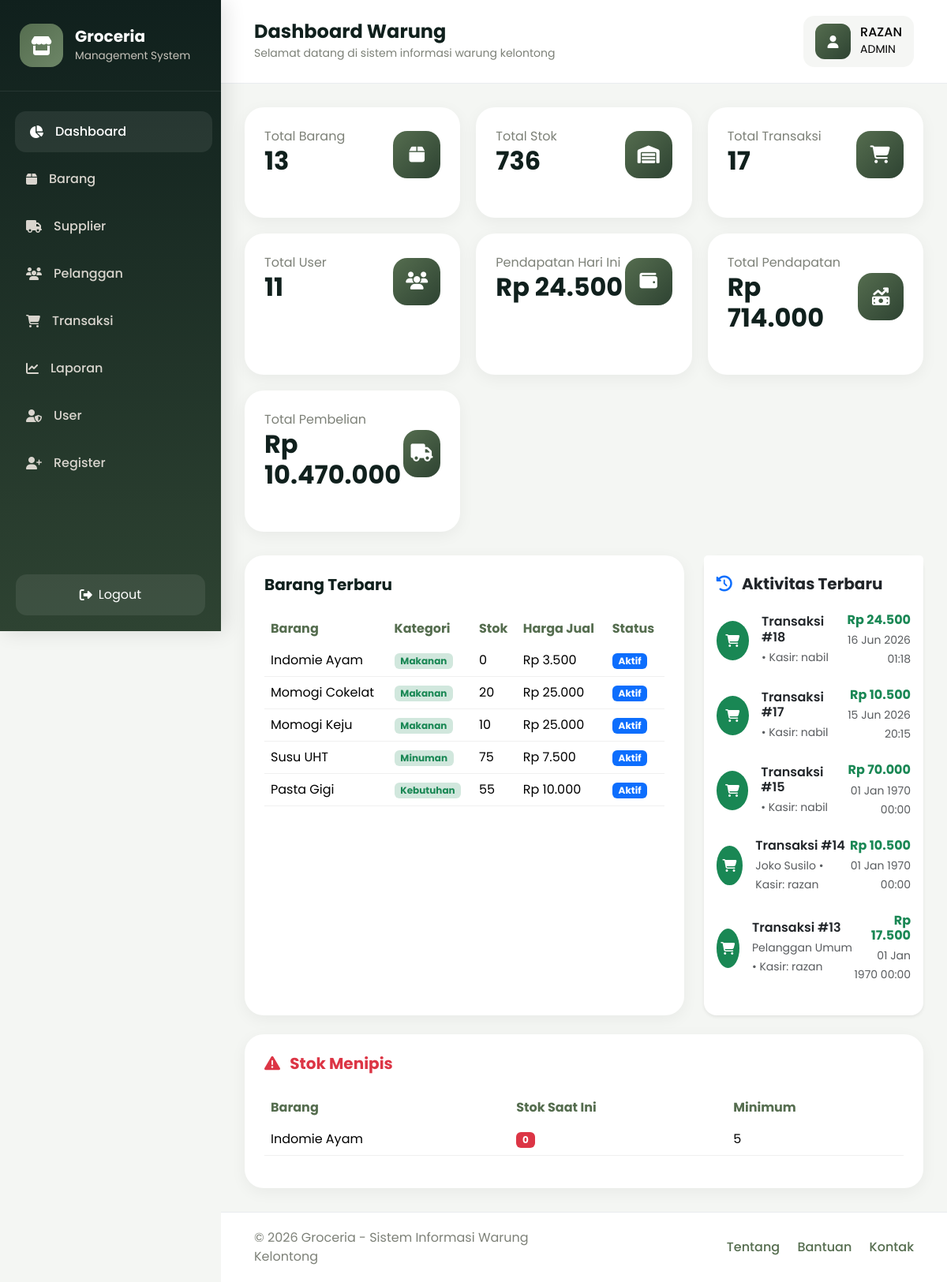
Page /dashboard/admin.php (signed in) on the committed database.
### tables this page shows
CREATE TABLE `stok` (
  `id_stok` int(11) NOT NULL,
  `id_barang` int(11) DEFAULT NULL,
  `jumlah_stok` int(11) DEFAULT NULL,
  `stok_minimum` int(11) DEFAULT NULL,
  `terakhir_diupdate` datetime DEFAULT NULL
);

CREATE TABLE `barang` (
  `id_barang` int(11) NOT NULL,
  `nama_barang` varchar(100) DEFAULT NULL,
  `kategori` varchar(50) DEFAULT NULL,
  `harga_beli` int(11) DEFAULT NULL,
  `harga_jual` int(11) DEFAULT NULL,
  `satuan` varchar(20) DEFAULT NULL,
  `tanggal_ditambahkan` date DEFAULT NULL,
  `status_barang` enum('aktif','nonaktif') DEFAULT NULL
);

CREATE TABLE `transaksi` (
  `id_transaksi` int(11) NOT NULL,
  `tanggal` datetime DEFAULT current_timestamp(),
  `id_pelanggan` int(11) DEFAULT NULL,
  `id_user` int(11) DEFAULT NULL,
  `total_harga` int(11) DEFAULT NULL,
  `diskon` int(11) DEFAULT 0,
  `total_bayar` int(11) DEFAULT 0,
  `poin_didapat` int(11) DEFAULT 0,
  `bayar` int(11) DEFAULT NULL,
  `kembalian` int(11) DEFAULT NULL
);

CREATE TABLE `user` (
  `id_user` int(11) NOT NULL,
  `email` varchar(100) DEFAULT NULL,
  `username` varchar(50) DEFAULT NULL,
  `password` varchar(255) DEFAULT NULL,
  `role` enum('admin','kasir') DEFAULT NULL
);

CREATE TABLE `pelanggan` (
  `id_pelanggan` int(11) NOT NULL,
  `nama_pelanggan` varchar(100) DEFAULT NULL,
  `alamat` text DEFAULT NULL,
  `no_hp` varchar(20) DEFAULT NULL,
  `poin_member` int(11) DEFAULT NULL
);

### dashboard/admin.php (the view, shortened to what this page needs)
<?php
require '../config/koneksi.php';
$total_barang = mysqli_num_rows(
    mysqli_query($conn, "SELECT * FROM barang")
);
$total_transaksi = mysqli_num_rows(
    mysqli_query($conn, "SELECT * FROM transaksi")
);
$total_user = mysqli_num_rows(
    mysqli_query($conn, "SELECT * FROM user")
);
$query_total_stok = mysqli_query($conn,"
    SELECT SUM(jumlah_stok) AS total_stok
    FROM stok
");
$data_total_stok = mysqli_fetch_assoc($query_total_stok);
$total_stok = $data_total_stok['total_stok'];
function pendapatan_harian($conn){
    $query = mysqli_query($conn,"
        SELECT SUM(detail_transaksi.subtotal) AS total
        FROM detail_transaksi
        JOIN transaksi
        ON detail_transaksi.id_transaksi = transaksi.id_transaksi
        WHERE DATE(transaksi.tanggal) = CURDATE()
    ");
    $data = mysqli_fetch_assoc($query);
    return $data['total'] ?? 0;
}
function pendapatan_total($conn){
    $query = mysqli_query($conn,"
        SELECT SUM(subtotal) AS total_pendapatan
        FROM detail_transaksi
    ");
    $data = mysqli_fetch_assoc($query);
    return $data['total_pendapatan'] ?? 0;
}
function total_pembelian($conn){
    $query = mysqli_query($conn,"
        SELECT SUM(total_pembelian) AS total_belanja
        FROM pembelian
    ");
    $data = mysqli_fetch_assoc($query);
    return $data['total_belanja'] ?? 0;
}
$total_harian = pendapatan_harian($conn);
$total_pendapatan = pendapatan_total($conn);
$total_belanja = total_pembelian($conn);
$query_barang_terbaru = mysqli_query($conn,"
    SELECT
        barang.*,
        stok.jumlah_stok
    FROM barang
    LEFT JOIN stok
    ON barang.id_barang = stok.id_barang
    ORDER BY barang.id_barang DESC
    LIMIT 5
");
$query_stok_menipis = mysqli_query($conn,"
    SELECT
        barang.nama_barang,
        stok.jumlah_stok,
        stok.stok_minimum
    FROM stok
    JOIN barang
    ON stok.id_barang = barang.id_barang
    WHERE stok.jumlah_stok <= stok.stok_minimum
    ORDER BY stok.jumlah_stok ASC
    LIMIT 5
");
$query_aktivitas = mysqli_query($conn,"
    SELECT
        transaksi.id_transaksi,
        transaksi.tanggal,
        transaksi.total_harga,
        transaksi.bayar,
        transaksi.kembalian,
        pelanggan.nama_pelanggan,
        user.username
    FROM transaksi
    LEFT JOIN pelanggan
    ON transaksi.id_pelanggan = pelanggan.id_pelanggan
    LEFT JOIN user
    ON transaksi.id_user = user.id_user
    ORDER BY transaksi.id_transaksi DESC
    LIMIT 5
");
?>
<!DOCTYPE html>
<html lang="id">
<head>
    <link href="https://cdn.jsdelivr.net/npm/bootstrap@5.3.3/dist/css/bootstrap.min.css"
          rel="stylesheet">
    <link rel="stylesheet"
          href="https://cdnjs.cloudflare.com/ajax/libs/font-awesome/6.5.1/css/all.min.css">
    <link rel="stylesheet"
          href="../assets/css/admin.css">
</head>
<body>
<div class="dashboard-wrapper">
    <?php include '../templates/sidebar.php'; ?>
    <div class="main-content">
        <?php include '../templates/navbar.php'; ?>
        <div class="content">
            <div class="stats-grid">
                <div class="stats-card">
                    <div class="stats-top">
                        <div>
                            <p>Total Barang</p>
                            <h3>
                                <?= $total_barang; ?>
                            </h3>
                        </div>
                        <div class="stats-icon">
                            <i class="fas fa-box"></i>
                        </div>
                    </div>
                </div>
                <div class="stats-card">
                    <div class="stats-top">
                        <div>
                            <p>Total Stok</p>
                            <h3>
                                <?= $total_stok; ?>
                            </h3>
                        </div>
                        <div class="stats-icon">
                            <i class="fas fa-warehouse"></i>
                        </div>
                    </div>
                </div>
                <div class="stats-card">
                    <div class="stats-top">
                        <div>
                            <p>Total Transaksi</p>
                            <h3>
                                <?= $total_transaksi; ?>
                            </h3>
                        </div>
                        <div class="stats-icon">
                            <i class="fas fa-cart-shopping"></i>
                        </div>
                    </div>
                </div>
                <div class="stats-card">
                    <div class="stats-top">
                        <div>
                            <p>Total User</p>
                            <h3>
                                <?= $total_user; ?>
                            </h3>
                        </div>
                        <div class="stats-icon">
                            <i class="fas fa-users"></i>
                        </div>
                    </div>
                </div>
                <div class="stats-card">
                    <div class="stats-top">
                        <div>
                            <p>Pendapatan Hari Ini</p>
                            <h3>
                                Rp <?= number_format($total_harian,0,',','.'); ?>
                            </h3>
                        </div>
                        <div class="stats-icon">
                            <i class="fas fa-wallet"></i>
                        </div>
                    </div>
                </div>
                <div class="stats-card">
                    <div class="stats-top">
                        <div>
                            <p>Total Pendapatan</p>
                            <h3>
                                Rp <?= number_format($total_pendapatan,0,',','.'); ?>
                            </h3>
                        </div>
                        <div class="stats-icon">
                            <i class="fas fa-money-bill-trend-up"></i>
                        </div>
                    </div>
                </div>
                <div class="stats-card">
                    <div class="stats-top">
                        <div>
                            <p>Total Pembelian</p>
                            <h3>
                                Rp <?= number_format($total_belanja,0,',','.'); ?>
                            </h3>
                        </div>
                        <div class="stats-icon">
                            <i class="fas fa-truck"></i>
                        </div>
                    </div>
                </div>
            </div>
            <div class="dashboard-grid">
                <div class="dashboard-card">
                    <h5 class="fw-bold mb-4">
                        Barang Terbaru
                    </h5>
                    <div class="table-responsive">
                        <table class="table align-middle">
                            <thead>
                                <tr>
                                    <th>Barang</th>
                                    <th>Kategori</th>
                                    <th>Stok</th>
                                    <th>Harga Jual</th>
                                    <th>Status</th>
                                </tr>
                            </thead>
                            <tbody>
                            <?php while($barang = mysqli_fetch_assoc($query_barang_terbaru)): ?>
                                <tr>
                                    <td>
                                        <?= $barang['nama_barang']; ?>
                                    </td>
                                    <td>
                                        <span class="badge bg-success-subtle text-success">
                                            <?= $barang['kategori']; ?>
                                        </span>
                                    </td>
                                    <td>
                                        <?= $barang['jumlah_stok']; ?>
                                    </td>
                                    <td>
                                        Rp <?= number_format($barang['harga_jual'],0,',','.'); ?>
                                    </td>
                                    <td>
                                        <?php if($barang['status_barang'] == 'aktif'): ?>
                                            <span class="badge bg-primary">
                                                Aktif
                                            </span>
                                        <?php else: ?>
                                            <span class="badge bg-danger">
                                                Nonaktif
                                            </span>
                                        <?php endif; ?>
                                    </td>
                                </tr>
                            <?php endwhile; ?>
                            </tbody>
                        </table>
                    </div>
                </div>
                <div class="card shadow-sm border-0 rounded-4">
                    <div class="card-header bg-white border-0 pt-4">
                        <h5 class="fw-bold mb-0">
                            <i class="fas fa-clock-rotate-left text-primary me-2"></i>
                            Aktivitas Terbaru
                        </h5>
                    </div>
                    <div class="card-body">
                    <?php while($aktivitas = mysqli_fetch_assoc($query_aktivitas)): ?>
                        <div class="d-flex align-items-center justify-content-between mb-4">
                            <div class="d-flex align-items-center">
                                <div class="rounded-circle bg-success text-white d-flex align-items-center justify-content-center"
                                     style="width:50px;height:50px;">
                                    <i class="fas fa-cart-shopping"></i>
                                </div>
                                <div class="ms-3">
                                    <h6 class="mb-1 fw-semibold">
                                        Transaksi #<?= $aktivitas['id_transaksi']; ?>
                                    </h6>
                                    <small class="text-muted">
                                        <?= $aktivitas['nama_pelanggan']; ?>
                                        • Kasir:
                                        <?= $aktivitas['username']; ?>
                                    </small>
                                </div>
                            </div>
                            <div class="text-end">
                                <h6 class="mb-1 text-success fw-bold">
                                    Rp <?= number_format($aktivitas['total_harga'],0,',','.'); ?>
                                </h6>
                                <small class="text-muted">
                                    <?= date('d M Y H:i', strtotime($aktivitas['tanggal'])); ?>
                                </small>
                            </div>
                        </div>
                    <?php endwhile; ?>
                    </div>
                </div>
            </div>
            <div class="dashboard-card mt-4">
                <h5 class="fw-bold mb-4 text-danger">
                    <i class="fas fa-triangle-exclamation me-2"></i>
                    Stok Menipis
                </h5>
                <div class="table-responsive">
                    <table class="table align-middle">
                        <thead>
                            <tr>
                                <th>Barang</th>
                                <th>Stok Saat Ini</th>
                                <th>Minimum</th>
                            </tr>
                        </thead>
                        <tbody>
                        <?php while($stok = mysqli_fetch_assoc($query_stok_menipis)): ?>
                            <tr>
                                <td>
                                    <?= $stok['nama_barang']; ?>
                                </td>
                                <td>
                                    <span class="badge bg-danger">
                                        <?= $stok['jumlah_stok']; ?>
                                    </span>
                                </td>
                                <td>
                                    <?= $stok['stok_minimum']; ?>
                                </td>
                            </tr>
                        <?php endwhile; ?>
                        </tbody>
                    </table>
                </div>
            </div>
        </div>
    </div>
</div>
<?php include '../templates/footer.php'; ?>
</body>
</html>

### assets/css/admin.css (style rules this page uses)
* { margin: 0; padding: 0; box-sizing: border-box; }
body { font-family: 'Poppins', sans-serif; background: #f4f6f3; overflow-x: hidden; }
.dashboard-wrapper { display: flex; min-height: 100vh; }
.main-content { margin-left: 280px; flex: 1; display: flex; flex-direction: column; min-height: 100vh; }
.content { padding: 30px; flex: 1; }
.stats-grid { display: grid; grid-template-columns: repeat(auto-fit, minmax(250px, 1fr)); gap: 20px; margin-bottom: 30px; }
.stats-card { background: white; border-radius: 24px; padding: 25px; box-shadow: 0 5px 20px rgba(0,0,0,0.05); transition: all 0.3s ease; }
.stats-top { display: flex; justify-content: space-between; align-items: center; margin-bottom: 20px; }
.stats-icon { width: 60px; height: 60px; border-radius: 18px; display: flex; align-items: center; justify-content: center; font-size: 1.4rem; color: white; background: linear-gradient(135deg, #556D4F, #2E4332); }
.stats-card h3 { font-size: 2rem; font-weight: 700; color: #10201D; }
.stats-card p { margin: 0; color: #7d8178; }
.dashboard-grid { display: grid; grid-template-columns: 2fr 1fr; gap: 25px; }
.dashboard-card { background: white; border-radius: 24px; padding: 25px; box-shadow: 0 5px 20px rgba(0,0,0,0.05); }
.dashboard-card h5 { font-weight: 700; color: #10201D; margin-bottom: 20px; }
.table thead { background: #f3f5f2; }
.table thead th { border: none; color: #556D4F; }
.table tbody td { vertical-align: middle; border-color: #f0f0f0; }

### rows in the picture
stok: id_barang.nama_barang "Indomie Ayam", id_barang.kategori "Makanan", jumlah_stok "0", id_barang.harga_jual "3.500", stok_minimum "5"
stok: id_barang.nama_barang "Momogi Cokelat", id_barang.kategori "Makanan", jumlah_stok "20", id_barang.harga_jual "25.000"
stok: id_barang.nama_barang "Momogi Keju", id_barang.kategori "Makanan", jumlah_stok "10", id_barang.harga_jual "25.000"
stok: id_barang.nama_barang "Susu UHT", id_barang.kategori "Minuman", jumlah_stok "75", id_barang.harga_jual "7.500"
stok: id_barang.nama_barang "Pasta Gigi", id_barang.kategori "Kebutuhan", jumlah_stok "55", id_barang.harga_jual "10.000"
transaksi: id_transaksi "18", id_user.username "nabil", total_harga "24.500", tanggal "16 Jun 2026 01:18"
transaksi: id_transaksi "17", id_user.username "nabil", total_harga "10.500", tanggal "15 Jun 2026 20:15"
transaksi: id_transaksi "15", id_user.username "nabil", total_harga "70.000", tanggal "01 Jan 1970 00:00"
transaksi: id_transaksi "14", id_pelanggan.nama_pelanggan "Joko Susilo", id_user.username "razan", total_harga "10.500", tanggal "01 Jan 1970 00:00"
transaksi: id_transaksi "13", id_pelanggan.nama_pelanggan "Pelanggan Umum", id_user.username "razan", total_harga "17.500", tanggal "01 Jan 1970 00:00"

### other values in the picture
$username "RAZAN"
$role "ADMIN"
$total_barang "13"
$total_stok "736"
$total_transaksi "17"
$total_user "11"
$total_harian "24.500"
$total_pendapatan "714.000"
$total_belanja "10.470.000"
